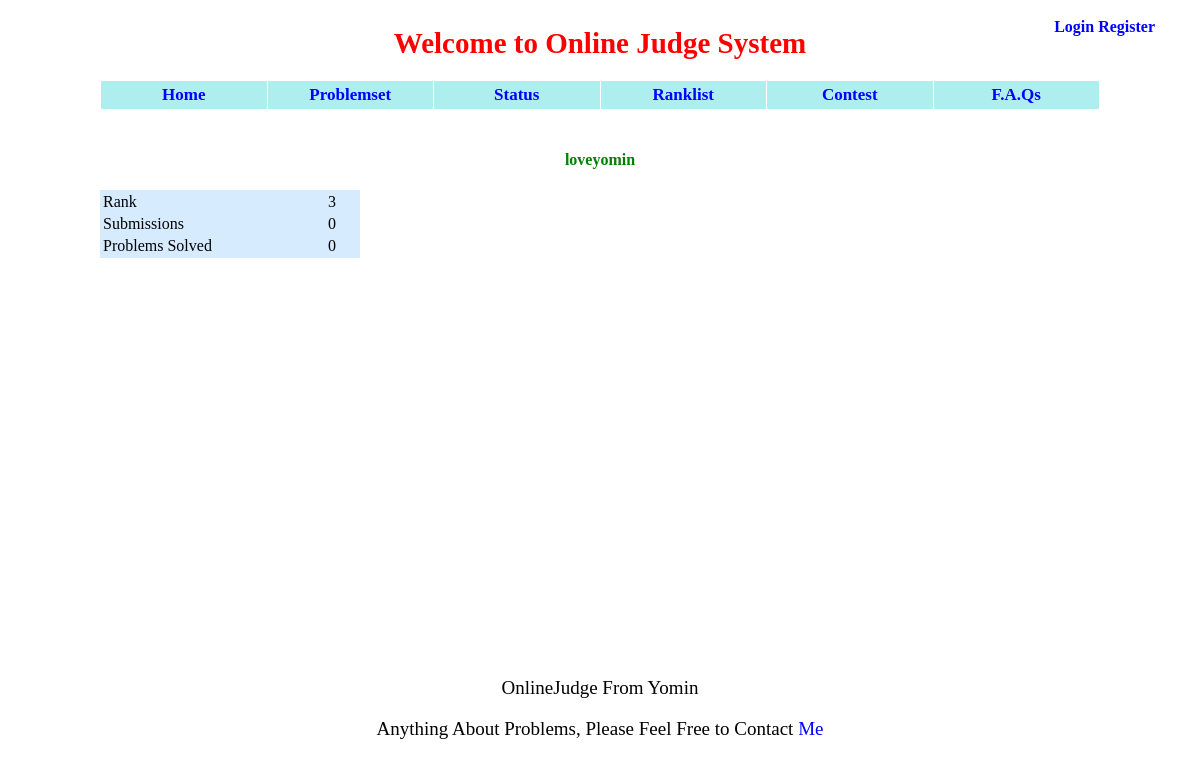
Before: /userinfo?userid=yomin/ with the older database file.
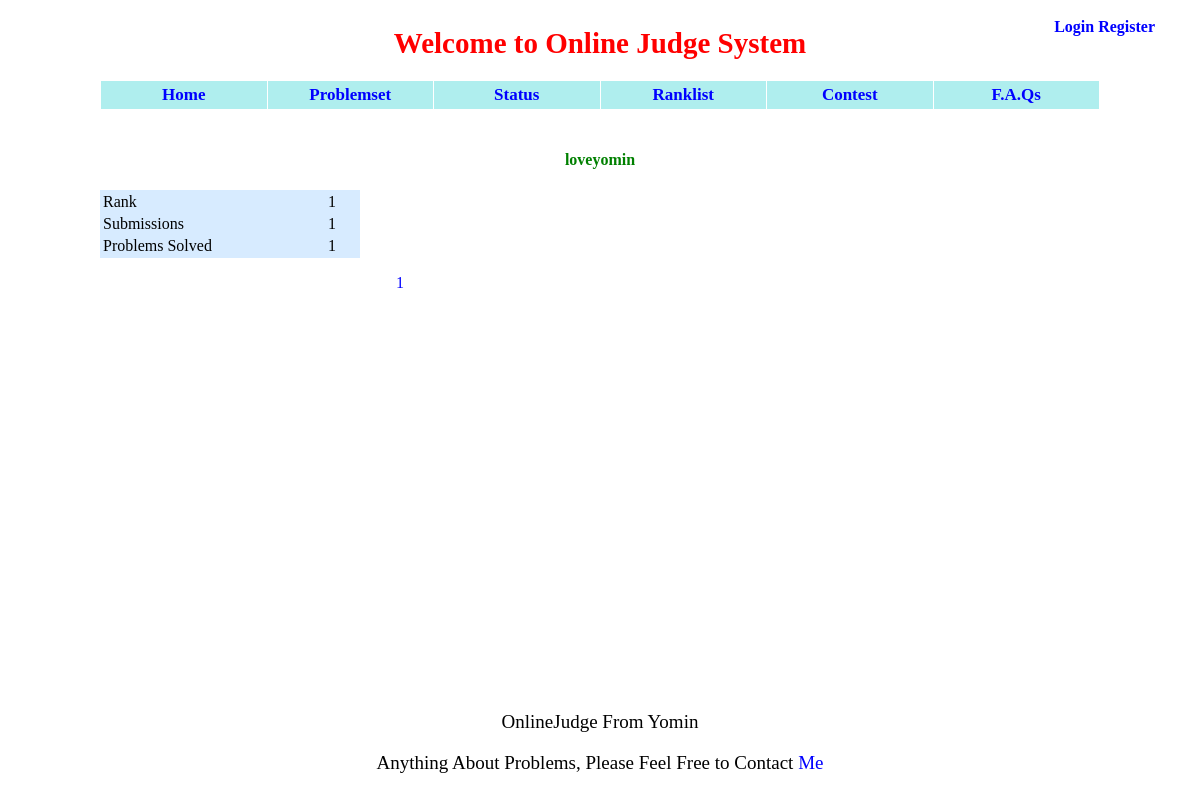
After: the same page with the newer database file.
### appfile/models.py (models this page shows, shortened)
class User(db.Model):
    userID = db.Column(db.String(22), primary_key = True, unique = True)
    nickname = db.Column(db.String(22),unique = True)
    password = db.Column(db.String(100), index = True, unique = True)
    is_admin = db.Column(db.Boolean)
    ac_count = db.Column(db.Integer, default = 0)
    submit_count = db.Column(db.Integer, default = 0)

class Submit(db.Model):
    runid = db.Column(db.Integer, primary_key = True)
    userid = db.Column(db.String(22))
    pid = db.Column(db.Integer)
    result = db.Column(db.String(22), default = 'Pending')
    memory_used = db.Column(db.Integer, default = None)
    time_used = db.Column(db.Integer, default = None)
    language = db.Column(db.String(22))
    src = db.Column(db.Text)
    length = db.Column(db.Integer)
    submit_time = db.Column(db.String(22))
    ce_error = db.Column(db.Text, default = None)

### appfile/views.py (the view)
@app.route('/userinfo?userid=<userID>/')
def userinfo(userID):
    user = User.query.get(userID)
    solved_problem_list = Submit.query.filter_by(userid = userID, result = 'Accepted').order_by(Submit.pid).distinct(Submit.pid).all()
    user_list = User.query.order_by(User.ac_count.desc(), User.submit_count, User.userID).all()
    rank  = user_list.index(user) + 1
    return render_template('userinfo.html', user = user, rank = rank, solved_problem_list = solved_problem_list)

### appfile/views.py (called while the page is built)
@app.before_request
def before_request():
    g.user = current_user
    if g.user.is_authenticated():
        g.url = url_for('userinfo',userID = g.user.userID)

### appfile/templates/userinfo.html (shortened to what this page needs)
{% extends "base.html" %}
{% block content %}
<div id="wrapper2" class="center">
    <h4 class="green"> {{ user.nickname }} </h4>
    <table class="center" style="background-color:#D7EBFF">
        <tr><td class="left" style="width:200px"> Rank </td><td style="width:50px"> {{ rank }} </td></tr>
        <tr><td class="left"> Submissions </td><td> {{ user.submit_count }} </td></tr>
        <tr><td class="left"> Problems Solved </td><td> {{ user.ac_count }} </td></tr>
    </table>
    <p class="center" style="width:600px">
        {% for problem in solved_problem_list %}
            <a href={{ url_for('show_problem', pid = problem.pid) }}> {{ problem.pid }} </a>
        {% endfor %}
    </p>
</div>
{% endblock %}

### appfile/templates/base.html (shortened to what this page needs)
<!DOCTYPE HTML PUBLIC "-//W3C//DTD HTML 4.01 Transitional//EN"
"http://www.w3.org/TR/html4/loose.dtd">
<html>
    <head>
        <link rel="stylesheet" type="text/css" href={{ url_for('static', filename='css/style.css') }}>
    </head>
    <body>
        <div id = "wrapper">
            <div id = "head">
                <h1 class = "title">Welcome to Online Judge System</h1>
            </div>
            <div id = "profile">
                {% if g.user.is_authenticated() %}
                    <a href={{ g.url }}> {{ g.user.userID }}</a>
                    {% if g.user.is_admin %}
                        <a href="/admin/" id="admin" color="red"> Admin </a>
                    {% endif %}
                    <a href="/logout/"> Logout </a>
                {% else %}
                    <a href = "/login/"> Login </a>
                    <a href = "/register/"> Register </a>
                {% endif %}
            </div>
            <div>
                <table id = "navbar">
                    <td><a href = "/"> Home </a></td>
                    <td><a href = "/problemset/"> Problemset </a></td>
                    <td><a href = "/status/"> Status </a></td>
                    <td><a href = "/ranklist/"> Ranklist </a></td>
                    <td><a href = "/"> Contest </a></td>
                    <td><a href = "/FAQ/"> F.A.Qs </a></td>
                </table>
            </div>
            {% block content %}
            {% endblock %}
            <div id = "contact">
                <p>OnlineJudge From Yomin</p>
                Anything About Problems, Please Feel Free to Contact <a href = "mailto:yueming412@gmail.com">Me</a>
            </div>
        </div>
    </body>
</html>

### appfile/static/css/style.css (style rules this page uses)
#wrapper { position: absolute; width: 95%; left: 2.5%; }
#wrapper2 { position: relative; width: 1000px; top: 20px; margin: 0 auto; }
.title { text-align: center; color: red; font-size: 29px; font-weight: bold; }
#profile { position: absolute; top: 10px; right: 15px; font-weight: bold; }
#navbar { width: 1000px; background-color: #AFEEEE; margin: 0 auto; border-collapse: collapse; font-weight: bold; }
#navbar td { text-align: center; font-size: 17px; color: black; width: 133px; border: 1px solid white; padding: 4px 7px 4px 7px; }
#contact { position: relative; top: 420px; text-align: center; font-size: 19px; }
a:link { text-decoration: none; color: blue; }
.green { color: green; }
.center { text-align: center; }
.left { text-align: left; }

Changed rows visible on the page:
changed User "loveyomin": submit_count "0" → "1"; ac_count "0" → "1"
added Submit: pid "1"
Other visible differences:
{{ rank }}: "3" → "1"
